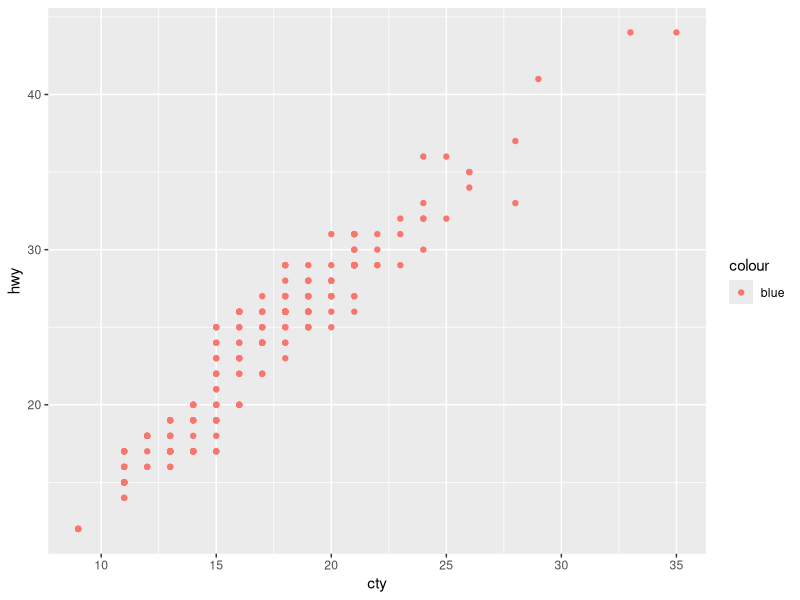
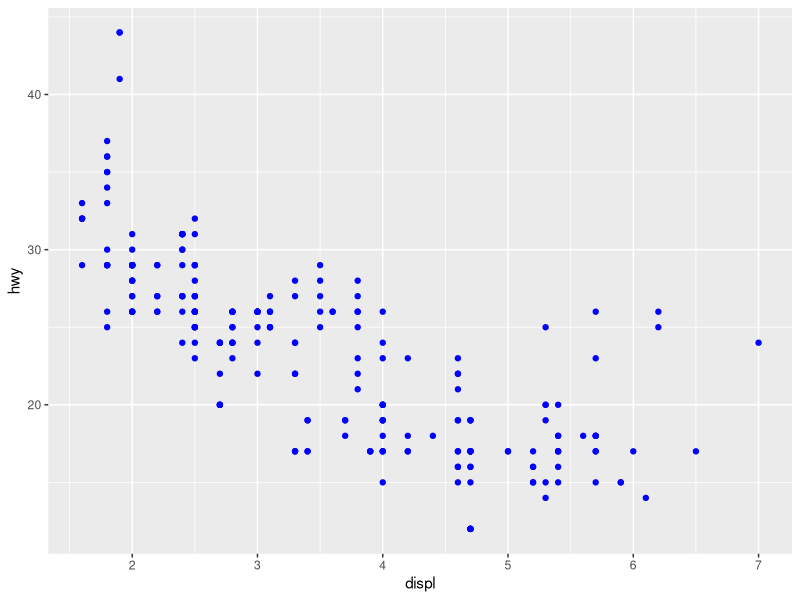
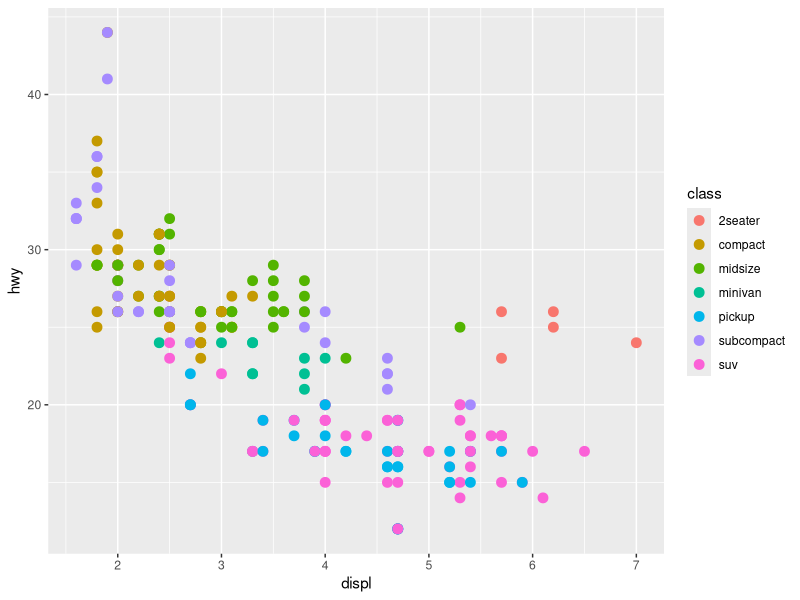
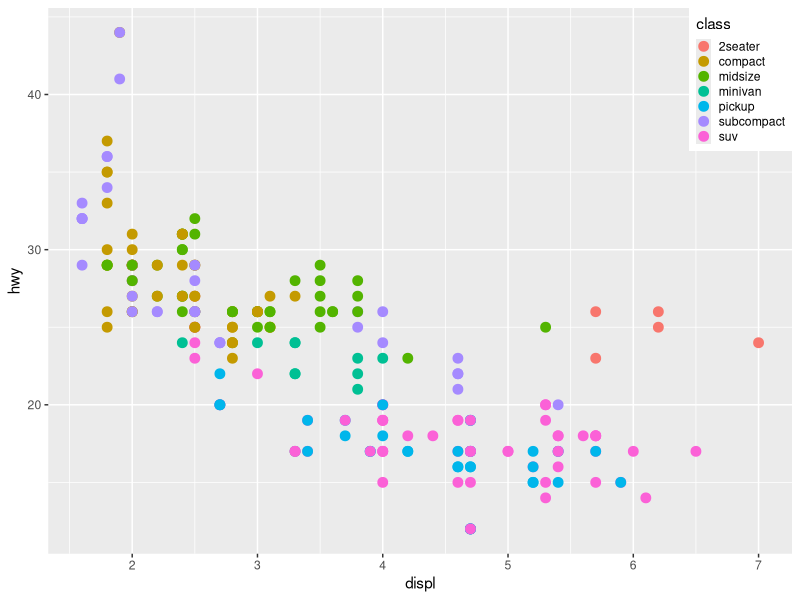
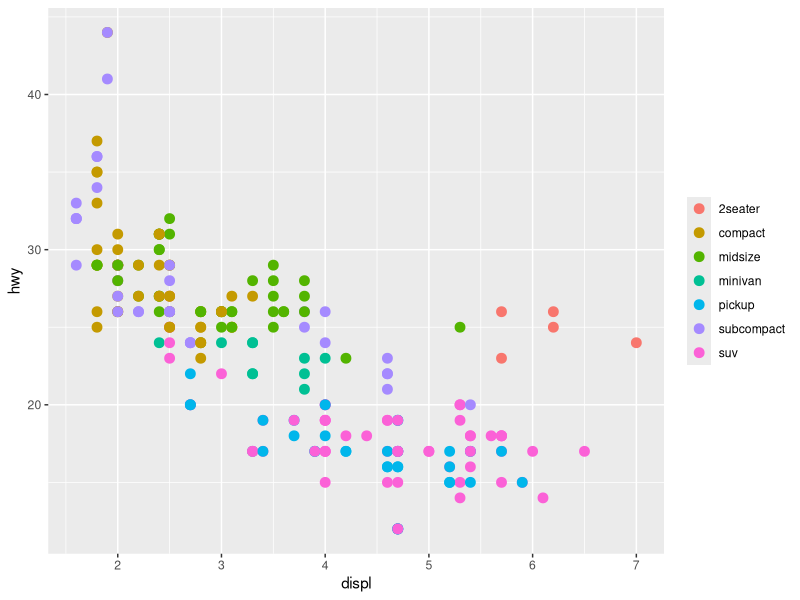
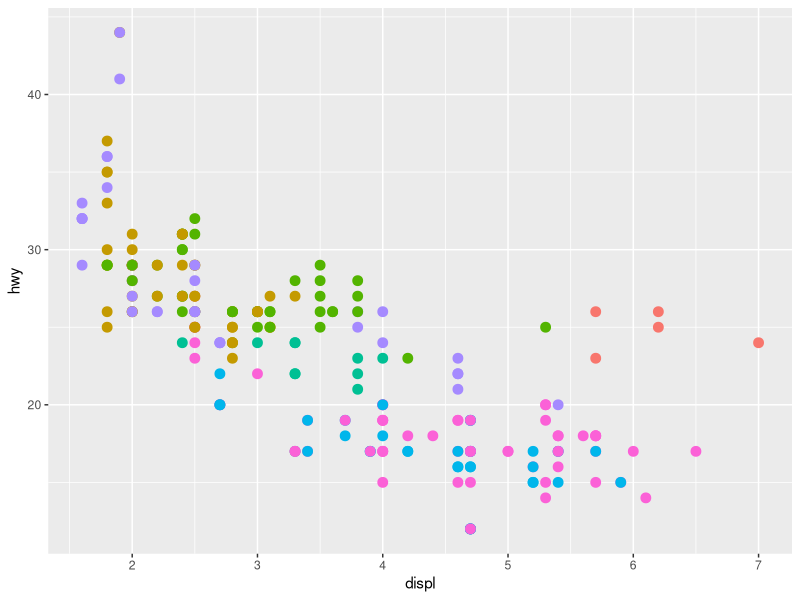
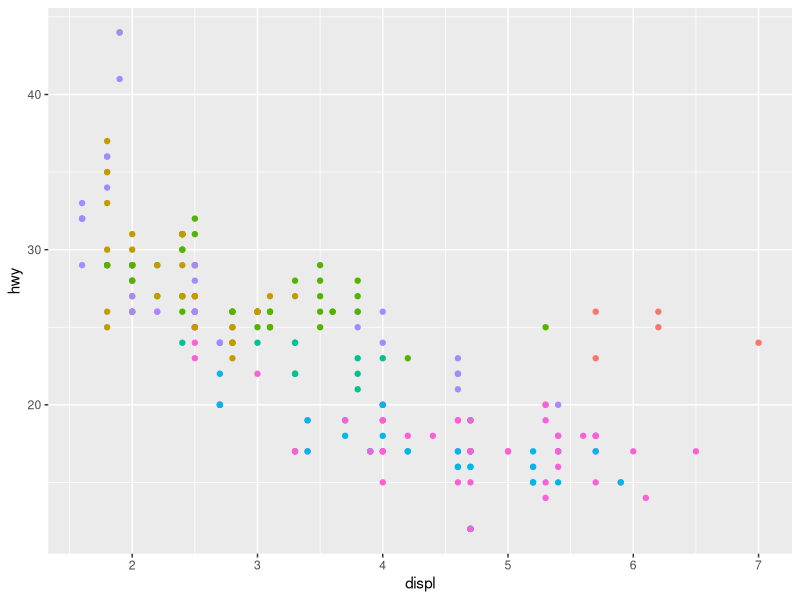
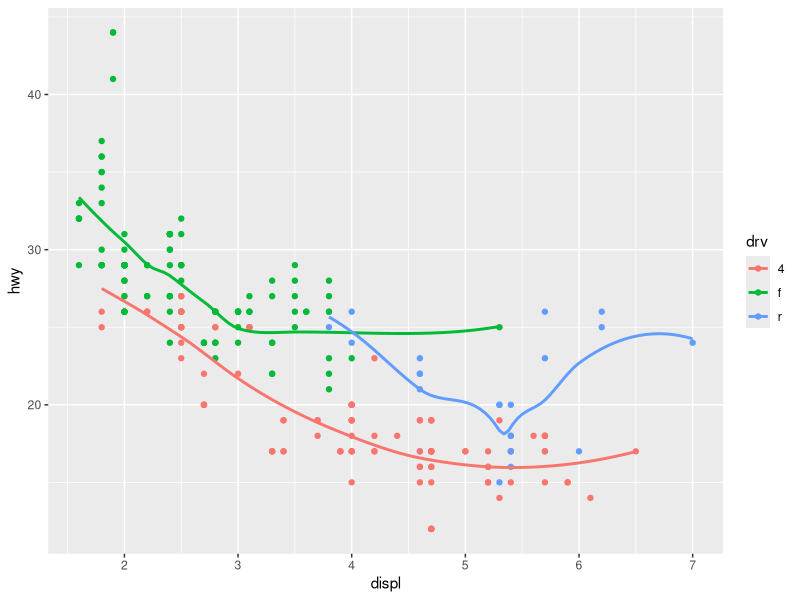

Write R code to recreate these figures, in order.
## ---- chunk 1
knitr::opts_chunk$set(echo = TRUE, error = TRUE)
## ---- chunk 2
library("ggplot2")
library("magrittr") #so I can do some piping
## ---- chunk 3
data(mpg) #this is a dataset from the ggplot2 package

mpg %>% 
  ggplot(mapping = aes(x = cty, y = hwy, color = "blue")) +
  geom_point()
#I changed "city" to "cty" and changed the pipeline symbol to a "+" 

## ---- chunk 4
ggplot(mpg, aes(x = displ, y = hwy)) + geom_point(color = "blue")

#I moved the "color=blue" to the point layer so that it was an attribute not an aesthetic

## ---- chunk 5
Figure3 <- mpg %>% 
ggplot() + 
  geom_point(mapping = aes(x = displ, y = hwy, color = class), size=3) #Alpha refers to the transperancy of the dot, so I changed it to size and placed it outside of the aesthetic to make it an atribute 

#this is the graph with the legend (I took off your theme layers)
Figure3 

#this is the graph with the legend in the top right corner (the coordinates have to be 0-1), and you have to make the key smaller so the data isn't covered 
Figure3 + theme(legend.key.size = unit(.75, "lines"), legend.justification=c(1,1), legend.position=c(1,1))

#This is how you remove a legend title
Figure3 + theme(legend.title = element_blank())

#this removes all legends
Figure3 + theme(legend.position = "none")
## ---- chunk 6
mpg %>% 
ggplot() + 
  geom_point(mapping = aes(x = displ, y = hwy, color = class)) + 
  theme(legend.direction = "horizontal") + 
  theme(legend.position = c(5, 40))

## ---- chunk 7
mpg %>% 
ggplot(mapping = aes(x = displ, y = hwy, color = drv)) + 
  geom_point() + 
  geom_smooth(se = F) #se = F makes it so it won't show the error in the line of fit
## ---- chunk 8
ggplot(data = mpg, mapping = aes(x = manufacturer, y = cty, color = manufacturer)) + 
  geom_boxplot() + 
  theme(axis.text.x = element_text(angle = 45))
